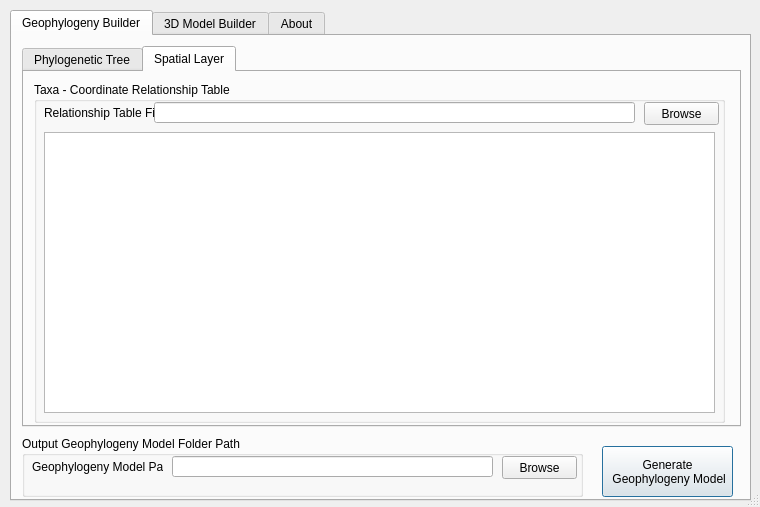
<?xml version="1.0" encoding="UTF-8"?>
<ui version="4.0">
 <class>PhyloGeoRecDialogBase</class>
 <widget class="QDialog" name="PhyloGeoRecDialogBase">
  <property name="enabled">
   <bool>true</bool>
  </property>
  <property name="geometry">
   <rect>
    <x>0</x>
    <y>0</y>
    <width>760</width>
    <height>507</height>
   </rect>
  </property>
  <property name="maximumSize">
   <size>
    <width>760</width>
    <height>507</height>
   </size>
  </property>
  <property name="windowTitle">
   <string>PhyloGeoRec: Phylogeography Reconstruction Tool</string>
  </property>
  <property name="windowIcon">
   <iconset resource="../resources.qrc">
    <normaloff>:/plugins/PhyloGeoRec/icons/icon24x24.png</normaloff>:/plugins/PhyloGeoRec/icons/icon24x24.png</iconset>
  </property>
  <property name="sizeGripEnabled">
   <bool>true</bool>
  </property>
  <property name="modal">
   <bool>false</bool>
  </property>
  <widget class="QTabWidget" name="tabWidget">
   <property name="geometry">
    <rect>
     <x>10</x>
     <y>10</y>
     <width>741</width>
     <height>491</height>
    </rect>
   </property>
   <property name="currentIndex">
    <number>0</number>
   </property>
   <widget class="QWidget" name="tab">
    <attribute name="title">
     <string>Geophylogeny Builder</string>
    </attribute>
    <widget class="QPushButton" name="cmdGenGeo">
     <property name="geometry">
      <rect>
       <x>590</x>
       <y>410</y>
       <width>131</width>
       <height>51</height>
      </rect>
     </property>
     <property name="text">
      <string>Generate
 Geophylogeny Model</string>
     </property>
    </widget>
    <widget class="QGroupBox" name="groupBox_5">
     <property name="geometry">
      <rect>
       <x>10</x>
       <y>400</y>
       <width>561</width>
       <height>61</height>
      </rect>
     </property>
     <property name="title">
      <string>Output Geophylogeny Model Folder Path</string>
     </property>
     <widget class="QLineEdit" name="lineEdit_GeoPath">
      <property name="geometry">
       <rect>
        <x>150</x>
        <y>20</y>
        <width>321</width>
        <height>21</height>
       </rect>
      </property>
     </widget>
     <widget class="QPushButton" name="cmdBrwGeoPath">
      <property name="geometry">
       <rect>
        <x>480</x>
        <y>20</y>
        <width>75</width>
        <height>23</height>
       </rect>
      </property>
      <property name="text">
       <string>Browse</string>
      </property>
     </widget>
     <widget class="QLabel" name="label_23">
      <property name="geometry">
       <rect>
        <x>10</x>
        <y>20</y>
        <width>131</width>
        <height>21</height>
       </rect>
      </property>
      <property name="text">
       <string>Geophylogeny Model Path</string>
      </property>
     </widget>
    </widget>
    <widget class="QTabWidget" name="tabWidget_2">
     <property name="geometry">
      <rect>
       <x>10</x>
       <y>10</y>
       <width>719</width>
       <height>381</height>
      </rect>
     </property>
     <property name="currentIndex">
      <number>1</number>
     </property>
     <widget class="QWidget" name="tab_4">
      <attribute name="title">
       <string>Phylogenetic Tree</string>
      </attribute>
      <widget class="QGroupBox" name="groupBox">
       <property name="geometry">
        <rect>
         <x>10</x>
         <y>10</y>
         <width>691</width>
         <height>341</height>
        </rect>
       </property>
       <property name="title">
        <string>Phylogenetic Tree</string>
       </property>
       <widget class="QLineEdit" name="lineEdit_Phylo">
        <property name="geometry">
         <rect>
          <x>60</x>
          <y>21</y>
          <width>541</width>
          <height>20</height>
         </rect>
        </property>
       </widget>
       <widget class="QPushButton" name="cmdBrwPhylo">
        <property name="geometry">
         <rect>
          <x>610</x>
          <y>20</y>
          <width>75</width>
          <height>23</height>
         </rect>
        </property>
        <property name="text">
         <string>Browse</string>
        </property>
       </widget>
       <widget class="QLabel" name="label_6">
        <property name="geometry">
         <rect>
          <x>10</x>
          <y>20</y>
          <width>61</width>
          <height>21</height>
         </rect>
        </property>
        <property name="text">
         <string>Tree File</string>
        </property>
       </widget>
      </widget>
     </widget>
     <widget class="QWidget" name="tab_5">
      <attribute name="title">
       <string>Spatial Layer</string>
      </attribute>
      <widget class="QGroupBox" name="groupBox_4">
       <property name="geometry">
        <rect>
         <x>10</x>
         <y>10</y>
         <width>691</width>
         <height>341</height>
        </rect>
       </property>
       <property name="title">
        <string>Taxa - Coordinate Relationship Table</string>
       </property>
       <widget class="QLineEdit" name="lineEdit_RelationTablePath">
        <property name="geometry">
         <rect>
          <x>120</x>
          <y>20</y>
          <width>481</width>
          <height>21</height>
         </rect>
        </property>
       </widget>
       <widget class="QPushButton" name="cmdBrwRelationTable">
        <property name="geometry">
         <rect>
          <x>610</x>
          <y>20</y>
          <width>75</width>
          <height>23</height>
         </rect>
        </property>
        <property name="text">
         <string>Browse</string>
        </property>
       </widget>
       <widget class="QLabel" name="label_17">
        <property name="geometry">
         <rect>
          <x>10</x>
          <y>20</y>
          <width>111</width>
          <height>21</height>
         </rect>
        </property>
        <property name="text">
         <string>Relationship Table File</string>
        </property>
       </widget>
       <widget class="QTableView" name="tableView_Relation">
        <property name="geometry">
         <rect>
          <x>10</x>
          <y>50</y>
          <width>671</width>
          <height>281</height>
         </rect>
        </property>
        <attribute name="horizontalHeaderShowSortIndicator" stdset="0">
         <bool>false</bool>
        </attribute>
       </widget>
      </widget>
     </widget>
    </widget>
   </widget>
   <widget class="QWidget" name="tab_2">
    <attribute name="title">
     <string>3D Model Builder</string>
    </attribute>
    <widget class="QPlainTextEdit" name="plainTextEdit">
     <property name="enabled">
      <bool>true</bool>
     </property>
     <property name="geometry">
      <rect>
       <x>20</x>
       <y>410</y>
       <width>701</width>
       <height>51</height>
      </rect>
     </property>
     <property name="readOnly">
      <bool>true</bool>
     </property>
     <property name="plainText">
      <string>QGIS2threejs. Copyright (c) 2013-2015 Minoru Akagi.  The distribution of the program is granted provided no charge is made and the copyright notice is included.  Proper attribution of the author as the source of the software would be appreciated: 
Akagi, M. 2015. QGIS2threejs. Version 1.4. https://plugins.qgis.org/plugins/Qgis2threejs/version/1.4/</string>
     </property>
    </widget>
    <widget class="QWidget" name="layoutWidget">
     <property name="geometry">
      <rect>
       <x>20</x>
       <y>380</y>
       <width>701</width>
       <height>25</height>
      </rect>
     </property>
     <layout class="QHBoxLayout" name="horizontalLayout_13">
      <property name="spacing">
       <number>3</number>
      </property>
      <item>
       <widget class="QToolButton" name="toolButton_Settings">
        <property name="text">
         <string>...</string>
        </property>
        <property name="icon">
         <iconset resource="../resources.qrc">
          <normaloff>:/plugins/PhyloGeoRec/icons/settings.png</normaloff>:/plugins/PhyloGeoRec/icons/settings.png</iconset>
        </property>
       </widget>
      </item>
      <item>
       <widget class="QProgressBar" name="progressBar">
        <property name="sizePolicy">
         <sizepolicy hsizetype="Fixed" vsizetype="Fixed">
          <horstretch>0</horstretch>
          <verstretch>0</verstretch>
         </sizepolicy>
        </property>
        <property name="value">
         <number>0</number>
        </property>
        <property name="alignment">
         <set>Qt::AlignCenter</set>
        </property>
        <property name="textVisible">
         <bool>true</bool>
        </property>
        <property name="format">
         <string>%p%</string>
        </property>
       </widget>
      </item>
      <item>
       <layout class="QHBoxLayout" name="horizontalLayout_14">
        <property name="spacing">
         <number>0</number>
        </property>
        <item>
         <widget class="QLabel" name="label_MessageIcon">
          <property name="maximumSize">
           <size>
            <width>32</width>
            <height>32</height>
           </size>
          </property>
          <property name="text">
           <string/>
          </property>
          <property name="margin">
           <number>2</number>
          </property>
         </widget>
        </item>
        <item>
         <widget class="QLabel" name="label_Status">
          <property name="text">
           <string/>
          </property>
         </widget>
        </item>
       </layout>
      </item>
      <item>
       <widget class="QPushButton" name="pushButton_Run">
        <property name="sizePolicy">
         <sizepolicy hsizetype="Fixed" vsizetype="Fixed">
          <horstretch>0</horstretch>
          <verstretch>0</verstretch>
         </sizepolicy>
        </property>
        <property name="text">
         <string>Run</string>
        </property>
        <property name="default">
         <bool>true</bool>
        </property>
       </widget>
      </item>
      <item>
       <widget class="QPushButton" name="pushButton_Close">
        <property name="sizePolicy">
         <sizepolicy hsizetype="Fixed" vsizetype="Fixed">
          <horstretch>0</horstretch>
          <verstretch>0</verstretch>
         </sizepolicy>
        </property>
        <property name="text">
         <string>Close</string>
        </property>
       </widget>
      </item>
      <item>
       <widget class="QPushButton" name="pushButton_Help">
        <property name="sizePolicy">
         <sizepolicy hsizetype="Fixed" vsizetype="Fixed">
          <horstretch>0</horstretch>
          <verstretch>0</verstretch>
         </sizepolicy>
        </property>
        <property name="toolTip">
         <string>Open local help file with default browser.</string>
        </property>
        <property name="text">
         <string>Help</string>
        </property>
       </widget>
      </item>
     </layout>
    </widget>
    <widget class="QLabel" name="label_4">
     <property name="geometry">
      <rect>
       <x>19</x>
       <y>330</y>
       <width>702</width>
       <height>13</height>
      </rect>
     </property>
     <property name="text">
      <string>Output HTML file path</string>
     </property>
    </widget>
    <widget class="QWidget" name="layoutWidget_2">
     <property name="geometry">
      <rect>
       <x>20</x>
       <y>350</y>
       <width>701</width>
       <height>22</height>
      </rect>
     </property>
     <layout class="QHBoxLayout" name="horizontalLayout_15">
      <item>
       <widget class="QLineEdit" name="lineEdit_OutputFilename"/>
      </item>
      <item>
       <widget class="QToolButton" name="toolButton_Browse">
        <property name="text">
         <string>Browse...</string>
        </property>
       </widget>
      </item>
     </layout>
    </widget>
    <widget class="QWidget" name="layoutWidget_3">
     <property name="geometry">
      <rect>
       <x>20</x>
       <y>10</y>
       <width>701</width>
       <height>22</height>
      </rect>
     </property>
     <layout class="QFormLayout" name="formLayout_7">
      <property name="fieldGrowthPolicy">
       <enum>QFormLayout::AllNonFixedFieldsGrow</enum>
      </property>
      <item row="0" column="1">
       <widget class="QComboBox" name="comboBox_Template">
        <property name="sizePolicy">
         <sizepolicy hsizetype="Expanding" vsizetype="Fixed">
          <horstretch>0</horstretch>
          <verstretch>0</verstretch>
         </sizepolicy>
        </property>
       </widget>
      </item>
      <item row="0" column="0">
       <widget class="QLabel" name="label_9">
        <property name="text">
         <string>Template file</string>
        </property>
       </widget>
      </item>
     </layout>
    </widget>
    <widget class="QSplitter" name="splitter">
     <property name="geometry">
      <rect>
       <x>20</x>
       <y>40</y>
       <width>702</width>
       <height>281</height>
      </rect>
     </property>
     <property name="sizePolicy">
      <sizepolicy hsizetype="Expanding" vsizetype="Expanding">
       <horstretch>0</horstretch>
       <verstretch>0</verstretch>
      </sizepolicy>
     </property>
     <property name="orientation">
      <enum>Qt::Horizontal</enum>
     </property>
     <widget class="QTreeWidget" name="treeWidget">
      <property name="sizePolicy">
       <sizepolicy hsizetype="Preferred" vsizetype="Expanding">
        <horstretch>0</horstretch>
        <verstretch>0</verstretch>
       </sizepolicy>
      </property>
      <property name="minimumSize">
       <size>
        <width>150</width>
        <height>0</height>
       </size>
      </property>
      <attribute name="headerVisible">
       <bool>false</bool>
      </attribute>
      <column>
       <property name="text">
        <string notr="true">1</string>
       </property>
      </column>
     </widget>
     <widget class="QScrollArea" name="scrollArea">
      <property name="sizePolicy">
       <sizepolicy hsizetype="Expanding" vsizetype="Expanding">
        <horstretch>1</horstretch>
        <verstretch>0</verstretch>
       </sizepolicy>
      </property>
      <property name="minimumSize">
       <size>
        <width>300</width>
        <height>0</height>
       </size>
      </property>
      <property name="widgetResizable">
       <bool>true</bool>
      </property>
      <widget class="QWidget" name="scrollAreaWidgetContents">
       <property name="geometry">
        <rect>
         <x>0</x>
         <y>0</y>
         <width>439</width>
         <height>279</height>
        </rect>
       </property>
       <property name="sizePolicy">
        <sizepolicy hsizetype="Expanding" vsizetype="Preferred">
         <horstretch>0</horstretch>
         <verstretch>0</verstretch>
        </sizepolicy>
       </property>
       <layout class="QGridLayout" name="gridLayout_17">
        <property name="margin">
         <number>0</number>
        </property>
        <item row="0" column="0">
         <layout class="QVBoxLayout" name="propertyPagesContainer">
          <item>
           <widget class="QTextBrowser" name="textBrowser">
            <property name="styleSheet">
             <string notr="true">background-color:rgba(0, 0, 0, 0);</string>
            </property>
            <property name="frameShape">
             <enum>QFrame::NoFrame</enum>
            </property>
            <property name="openExternalLinks">
             <bool>true</bool>
            </property>
           </widget>
          </item>
         </layout>
        </item>
       </layout>
      </widget>
     </widget>
    </widget>
   </widget>
   <widget class="QWidget" name="tab_3">
    <attribute name="title">
     <string>About</string>
    </attribute>
    <widget class="QLabel" name="label">
     <property name="geometry">
      <rect>
       <x>180</x>
       <y>20</y>
       <width>541</width>
       <height>234</height>
      </rect>
     </property>
     <property name="text">
      <string>PHYLOGEOrec: QGIS plugin for Phylogeography Reconstruction.

Version 1.0 (Beta 7.5)

Copyright (C) 2016  Maulana Malik Nashrulloh
Copyright (C) 2016  Nia Kurniawan
Copyright (C) 2016  NKResearch Lab

This program is free software; you can redistribute it and/or modify it under the terms of the
GNU General Public License as published by the Free Software Foundation; either version 2
of the License, or (at your option) any later version.

This program is distributed in the hope that it will be useful, but WITHOUT ANY WARRANTY; without even the
implied warranty of MERCHANTABILITY or FITNESS FOR A PARTICULAR PURPOSE.
See the GNU General Public License for more details.

You should have received a copy of the GNU General Public License along with this program; if not, write to the 
Free Software Foundation, Inc., 51 Franklin Street, Fifth Floor, Boston, MA  02110-1301, USA.</string>
     </property>
    </widget>
    <widget class="QLabel" name="label_10">
     <property name="geometry">
      <rect>
       <x>20</x>
       <y>20</y>
       <width>150</width>
       <height>234</height>
      </rect>
     </property>
     <property name="text">
      <string/>
     </property>
     <property name="pixmap">
      <pixmap resource="../resources.qrc">:/plugins/PhyloGeoRec/icons/icon150x150.png</pixmap>
     </property>
    </widget>
    <widget class="QLabel" name="label_19">
     <property name="geometry">
      <rect>
       <x>150</x>
       <y>780</y>
       <width>155</width>
       <height>13</height>
      </rect>
     </property>
     <property name="text">
      <string>This Program should be cited as:</string>
     </property>
    </widget>
    <widget class="QTextBrowser" name="textBrowser_2">
     <property name="enabled">
      <bool>true</bool>
     </property>
     <property name="geometry">
      <rect>
       <x>180</x>
       <y>270</y>
       <width>541</width>
       <height>51</height>
      </rect>
     </property>
     <property name="sizePolicy">
      <sizepolicy hsizetype="Fixed" vsizetype="Fixed">
       <horstretch>0</horstretch>
       <verstretch>0</verstretch>
      </sizepolicy>
     </property>
     <property name="verticalScrollBarPolicy">
      <enum>Qt::ScrollBarAlwaysOn</enum>
     </property>
     <property name="horizontalScrollBarPolicy">
      <enum>Qt::ScrollBarAlwaysOff</enum>
     </property>
     <property name="html">
      <string>&lt;!DOCTYPE HTML PUBLIC &quot;-//W3C//DTD HTML 4.0//EN&quot; &quot;http://www.w3.org/TR/REC-html40/strict.dtd&quot;&gt;
&lt;html&gt;&lt;head&gt;&lt;meta name=&quot;qrichtext&quot; content=&quot;1&quot; /&gt;&lt;style type=&quot;text/css&quot;&gt;
p, li { white-space: pre-wrap; }
&lt;/style&gt;&lt;/head&gt;&lt;body style=&quot; font-family:'MS Shell Dlg 2'; font-size:8.25pt; font-weight:400; font-style:normal;&quot;&gt;
&lt;p align=&quot;justify&quot; style=&quot; margin-top:0px; margin-bottom:0px; margin-left:0px; margin-right:0px; -qt-block-indent:0; text-indent:0px;&quot;&gt;&lt;span style=&quot; font-size:8pt;&quot;&gt;Nashrulloh, M.M., &amp;amp; N. Kurniawan. 2016. &lt;/span&gt;&lt;span style=&quot; font-size:8pt; font-weight:600;&quot;&gt;PHYLOGEORec: QGIS Plugin for Phylogeography Reconstruction. Version 1.0 (Beta 7.5)&lt;/span&gt;&lt;span style=&quot; font-size:8pt;&quot;&gt;. Department of Biology. Faculty of Mathematics and Natural Sciences. Brawijaya University. Malang.&lt;/span&gt;&lt;/p&gt;&lt;/body&gt;&lt;/html&gt;</string>
     </property>
    </widget>
    <widget class="QTextBrowser" name="textBrowser_3">
     <property name="geometry">
      <rect>
       <x>180</x>
       <y>340</y>
       <width>541</width>
       <height>61</height>
      </rect>
     </property>
     <property name="sizePolicy">
      <sizepolicy hsizetype="Fixed" vsizetype="Fixed">
       <horstretch>0</horstretch>
       <verstretch>0</verstretch>
      </sizepolicy>
     </property>
     <property name="verticalScrollBarPolicy">
      <enum>Qt::ScrollBarAlwaysOn</enum>
     </property>
     <property name="html">
      <string>&lt;!DOCTYPE HTML PUBLIC &quot;-//W3C//DTD HTML 4.0//EN&quot; &quot;http://www.w3.org/TR/REC-html40/strict.dtd&quot;&gt;
&lt;html&gt;&lt;head&gt;&lt;meta name=&quot;qrichtext&quot; content=&quot;1&quot; /&gt;&lt;style type=&quot;text/css&quot;&gt;
p, li { white-space: pre-wrap; }
&lt;/style&gt;&lt;/head&gt;&lt;body style=&quot; font-family:'MS Shell Dlg 2'; font-size:8.25pt; font-weight:400; font-style:normal;&quot;&gt;
&lt;p align=&quot;justify&quot; style=&quot; margin-top:0px; margin-bottom:0px; margin-left:0px; margin-right:0px; -qt-block-indent:0; text-indent:0px;&quot;&gt;&lt;span style=&quot; font-size:8pt;&quot;&gt;Nashrulloh, M.M. &amp;amp; N. Kurniawan. 2016.&lt;/span&gt;&lt;span style=&quot; font-size:8pt; font-weight:600;&quot;&gt; Development of PHYLOGEORec 1.0: QGIS Plugin for Reconstructing Phylogeography and Its Implementation in Reconstructing Phylogeography of Limnonectes in Sulawesi&lt;/span&gt;&lt;span style=&quot; font-size:8pt;&quot;&gt;. Department of Biology. Faculty of Mathematics and Natural Sciences. Brawijaya University. Malang. Undergraduate Thesis. &lt;/span&gt;&lt;/p&gt;&lt;/body&gt;&lt;/html&gt;</string>
     </property>
    </widget>
    <widget class="QLabel" name="label_7">
     <property name="geometry">
      <rect>
       <x>10</x>
       <y>280</y>
       <width>161</width>
       <height>20</height>
      </rect>
     </property>
     <property name="text">
      <string>This Program Should be cited as:</string>
     </property>
     <property name="alignment">
      <set>Qt::AlignRight|Qt::AlignTrailing|Qt::AlignVCenter</set>
     </property>
    </widget>
    <widget class="QLabel" name="label_14">
     <property name="geometry">
      <rect>
       <x>10</x>
       <y>350</y>
       <width>161</width>
       <height>20</height>
      </rect>
     </property>
     <property name="text">
      <string>Citation:</string>
     </property>
     <property name="alignment">
      <set>Qt::AlignRight|Qt::AlignTrailing|Qt::AlignVCenter</set>
     </property>
    </widget>
   </widget>
  </widget>
  <widget class="QTextEdit" name="textEdit_Phylo">
   <property name="geometry">
    <rect>
     <x>470</x>
     <y>510</y>
     <width>104</width>
     <height>71</height>
    </rect>
   </property>
  </widget>
  <widget class="QTextEdit" name="textEdit_Coords">
   <property name="geometry">
    <rect>
     <x>470</x>
     <y>610</y>
     <width>104</width>
     <height>71</height>
    </rect>
   </property>
  </widget>
  <zorder>textEdit_Coords</zorder>
  <zorder>textEdit_Phylo</zorder>
  <zorder>tabWidget</zorder>
 </widget>
 <resources>
  <include location="../resources.qrc"/>
  <include location="../resources.qrc"/>
 </resources>
 <connections/>
</ui>
